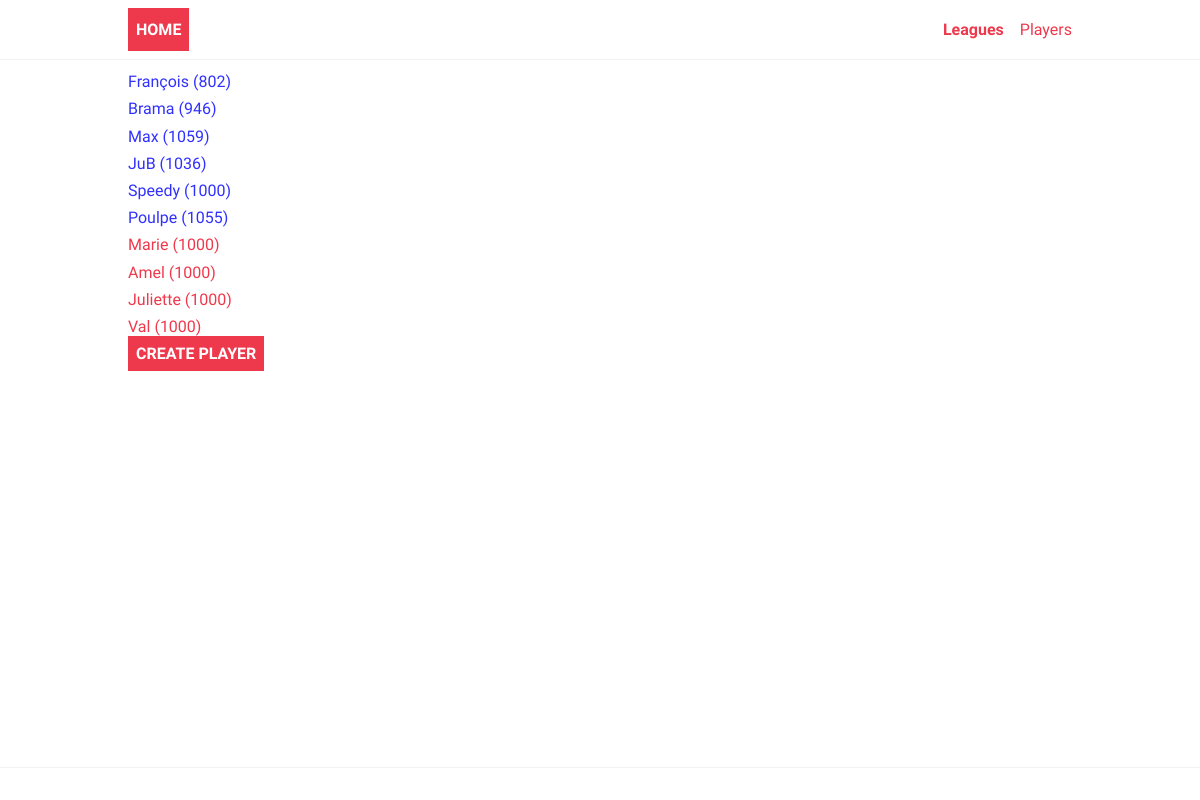
The page /ladder/players/ on the database its author committed.
### ladder/models.py (models this page shows, shortened)
class Player(models.Model):
    name = models.CharField(max_length=200)
    gender = models.CharField(max_length=10, choices=genders)
    score = models.IntegerField(default=1000)

### ladder/views.py (the view)
# urls.py: path("players/", views.PlayerList.as_view(), name="players"),
class PlayerList(generic.ListView):
    model=Player
    context_object_name = "player_list"
    template_name = "ladder/players.html"

### ladder/templates/ladder/players.html
{% extends 'ladder/base.html' %}
{% block content %}
{% load static %}
<link rel="stylesheet" href="{% static 'ladder/style.css' %}">
{% if player_list %}
    <div>
    {% for player in player_list %}
    <p><a href="{% url 'ladder:player' player.id %}" class="{% if player.gender == 'f' %} woman {% else %} man {% endif %}">{{ player.name }} ({{ player.score }})</a></p>
    {% endfor %}
    </div>
    {% else %}
    <div>
      <p>No player available.</p>
    </div>
{% endif %}
    <a href="{% url 'ladder:add-player' %}" class="logo">Create Player</a>
{% endblock content %}

### ladder/static/ladder/style.css (style rules this page uses)
:root { --color-primary: #ee394c; --color-secondary: #86b7fe; --color-light: #f2f2f2; --color-gray: #ced4da; --color-dark: #212121; --color-white: #ffffff; --color-error: #e2442f; --color-warning: #ffc900; --color-info: #02a2b9; --color-success: #1ba345; --color-input: #00d1b2; --color-blue: #3131fe; --color-pink: #fe86b7; --border-radius: 5px; }
* { margin: 0; padding: 0; box-sizing: border-box; text-rendering: optimizeLegibility; }
html, body { height: 100%; }
body { font-family: 'Dosis', sans-serif; font-size: 1rem; line-height: 1.7; display: flex; flex-direction: column; }
a { color: var(--color-primary); text-decoration: none; }
.logo { padding: 0.5rem; background-color: var(--color-primary); text-decoration: none; color: var(--color-white); font-weight: bold; text-transform: uppercase; }
.man { color:var(--color-blue); }

### rows shown on the page
Player: name "François", score "802"
Player: name "Brama", score "946"
Player: name "Max", score "1059"
Player: name "JuB", score "1036"
Player: name "Speedy", score "1000"
Player: name "Poulpe", score "1055"
Player: name "Marie", score "1000"
Player: name "Amel", score "1000"
Player: name "Juliette", score "1000"
Player: name "Val", score "1000"
